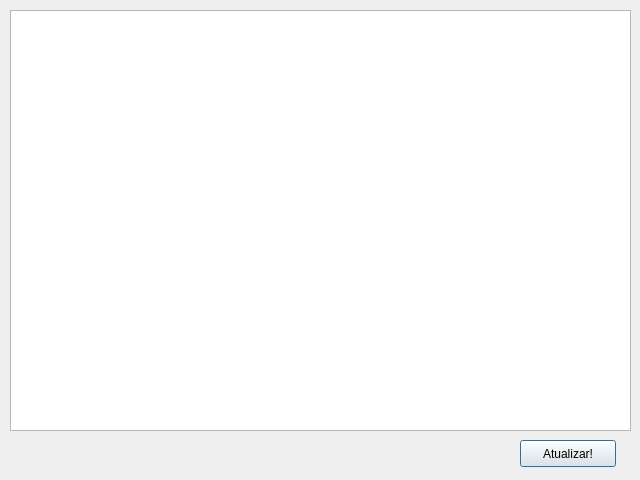
<?xml version="1.0" encoding="UTF-8"?>
<ui version="4.0">
 <class>Dialog</class>
 <widget class="QDialog" name="Dialog">
  <property name="geometry">
   <rect>
    <x>0</x>
    <y>0</y>
    <width>640</width>
    <height>480</height>
   </rect>
  </property>
  <property name="windowTitle">
   <string>Lista de Chamados</string>
  </property>
  <widget class="QTableView" name="tableView">
   <property name="geometry">
    <rect>
     <x>10</x>
     <y>10</y>
     <width>621</width>
     <height>421</height>
    </rect>
   </property>
  </widget>
  <widget class="QPushButton" name="BtAtualizar">
   <property name="geometry">
    <rect>
     <x>520</x>
     <y>440</y>
     <width>96</width>
     <height>27</height>
    </rect>
   </property>
   <property name="text">
    <string>Atualizar!</string>
   </property>
  </widget>
 </widget>
 <resources/>
 <connections/>
</ui>
